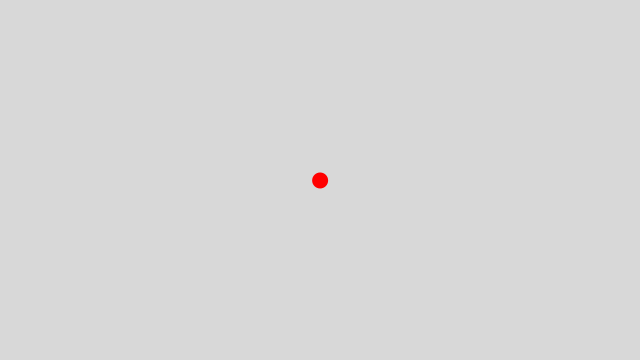
Frame 1 (no input)
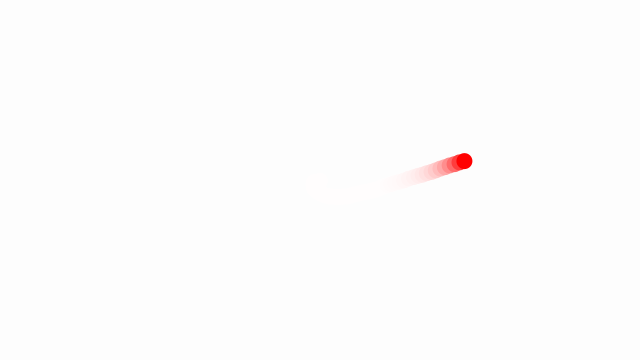
Frame 60 (the mouse pressed at the canvas centre just before this capture)
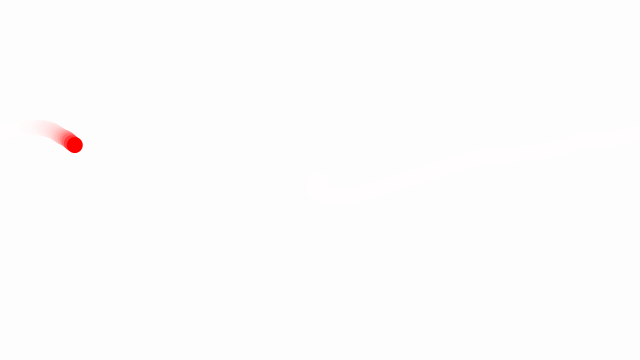
Frame 120 (the mouse held since frame 60 and released just before this capture)

The Processing sketch that drew these frames (run headless with seeded random() and noise(); from frame 60 on, the mouse is pressed at the canvas centre):

// Processing sketch: Nature_Of_Code_1_9
// ── Nature_Of_Code_1_9.pde
// ベクトル運動：速度
Mover mover;

void setup() {
  size(640, 360);
  mover = new Mover();
}

void draw() {
  //background(255);
  noStroke();
  fill(255, 60);
  rect(0,0,width,height);
  mover.update();
  mover.checkEdges();
  mover.display();
}

// 移動オブジェクトクラス
class Mover {
  PVector location;
  PVector velocity;
  PVector acceleration;
  float topSpeed;
  
  Mover() {
    // 描写位置と速度の初期値を設定
    location = new PVector(width / 2, height / 2);
    velocity = new PVector(0, 0);
    topSpeed = 10;
  }
  
  void update() {
    // 加速度、加速度の上限
    acceleration = PVector.random2D();
    acceleration.mult(0.5);
    // 速度に加速度を加算
    velocity.add(acceleration);
    // 速度の上限を設定
    velocity.limit(topSpeed);
    // 現在位置に速度分の移動を加算
    location.add(velocity);
  }
  
  void display() {
    noStroke();
    fill(255, 0, 0);
    ellipse(location.x, location.y, 16, 16);
  } 

  // ウィンドウ端に到達したかのチェック
  void checkEdges() {
    if (location.x > width) {
      location.x = 0;
    } else if (location.x < 0) {
      location.x = width;
    }

    if (location.y > height) {
      location.y = 0;
    } else if (location.y < 0) {
      location.y = height;
    }
  }
}
